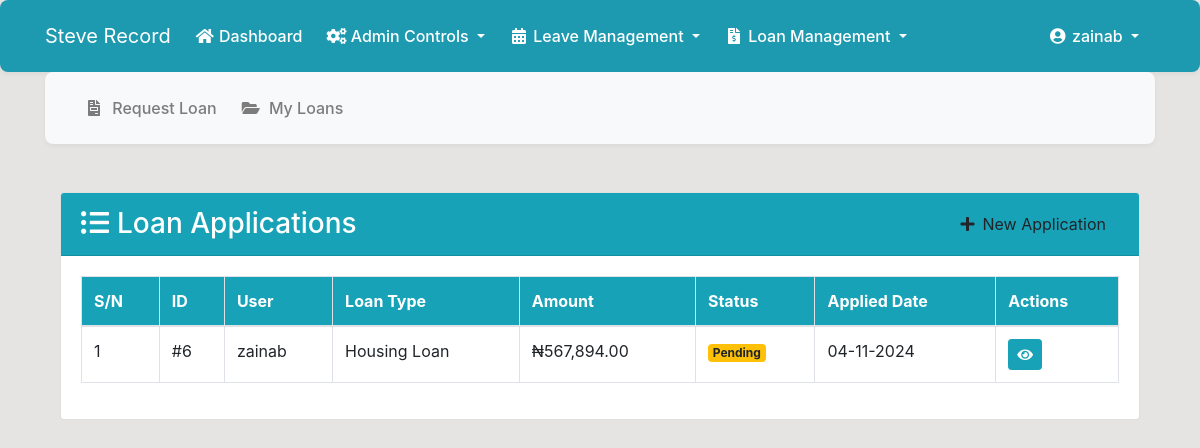
The app's page /loans/ (signed in) with its own data.
### dashboard/models.py (models this page shows, shortened)
class Loan(models.Model):
    LOAN_TYPES = (
        ('Salary_Advance', 'Salary Advance'),
        ('Personal_Loan', 'Personal Loan'),
        ('Emergency_Loan', 'Emergency Loan'),
        ('Education_Loan', 'Education Loan'),
        ('Medical_Loan', 'Medical Loan'),
        ('Housing_Loan', 'Housing Loan'),
        ('Vehicle_Loan', 'Vehicle Loan'),
        ('Business_Loan', 'Business Loan'),
        ('Travel_Loan', 'Travel Loan'),
        ('Wedding_Loan', 'Wedding Loan'),
        ('Debt_Consolidation', 'Debt Consolidation Loan'),
        ('Home_Improvement', 'Home Improvement Loan'),
        ('Short_Term', 'Short Term Loan'),
        ('Long_Term', 'Long Term Loan'),
        ('Other', 'Other')
    )
    STATUS = (
        ('Pending', 'Pending'),
        ('Approved', 'Approved'),
        ('Rejected', 'Rejected')
    )
    id = models.AutoField(primary_key=True)
    user = models.ForeignKey(User, on_delete=models.CASCADE)
    loan_type = models.CharField(max_length=20, choices=LOAN_TYPES)
    amount = models.DecimalField(
        max_digits=10,
        decimal_places=2,
        validators=[
            MinValueValidator(1, message="Loan amount must be greater than zero"),
            MaxValueValidator(1000000, message="Loan amount cannot exceed ₦1,000,000")
        ]
    )
    start_date = models.DateField()
    end_date = models.DateField()
    reason = models.TextField()
    status = models.CharField(max_length=10, choices=STATUS, default='Pending')
    applied_date = models.DateTimeField(auto_now_add=True)
    approved_by = models.ForeignKey(
        User,
        on_delete=models.SET_NULL,
        null=True,
        related_name='approved_loans'
    )
    response_date = models.DateTimeField(null=True, blank=True)
    response_message = models.TextField(null=True, blank=True)
    admin_response = models.TextField(null=True, blank=True)
    class Meta:
        ordering = ['-applied_date']
        indexes = [
            models.Index(fields=['status']),
            models.Index(fields=['applied_date']),
            models.Index(fields=['user']),
        ]

### dashboard/views.py (the view)
# urls.py: path('loans/', views.loan_list, name='loan-list'),
@login_required(login_url='user-login')
def loan_list(request):
    if request.user.is_superuser or request.user.groups.filter(name='Finance').exists():
        loans = Loan.objects.all().select_related('user', 'approved_by').order_by('id')
    else:
        loans = Loan.objects.filter(user=request.user).select_related('user', 'approved_by').order_by('id')
    context = {
        'loans': loans,
        'title': 'Loan Applications'
    }
    return render(request, 'dashboard/loan_list.html', context)

### templates/dashboard/loan_list.html (shortened to what this page needs)
{% extends 'dashboard/loan_base.html' %}
{% load static %}
{% load humanize %}
{% block loan_content %}
<div class="row">
    <div class="col-md-12">
        <div class="card loan-list-card">
            <div class="card-header bg-info text-white d-flex justify-content-between align-items-center">
                <h3 class="mb-0"><i class="fas fa-list-ul mr-2"></i>Loan Applications</h3>
                <a href="{% url 'loan-request' %}" class="btn new-loan-btn">
                    <i class="fas fa-plus mr-2"></i>New Application
                </a>
            </div>
            <div class="card-body">
                <div class="table-responsive">
                    <table id="loansTable" class="table table-bordered table-hover">
                        <thead class="bg-info text-white">
                            <tr>
                                <th>S/N</th>
                                <th>ID</th>
                                <th>User</th>
                                <th>Loan Type</th>
                                <th class="amount-column">Amount</th>
                                <th>Status</th>
                                <th>Applied Date</th>
                                <th>Actions</th>
                            </tr>
                        </thead>
                        <tbody>
                            {% for loan in loans %}
                            <tr data-loan-id="{{ loan.id }}">
                                <td>{{ forloop.counter }}</td>
                                <td>#{{ loan.id }}</td>
                                <td>{{ loan.user.get_full_name|default:loan.user.username }}</td>
                                <td>{{ loan.get_loan_type_display }}</td>
                                <td class="amount-column">₦{{ loan.amount|floatformat:2|intcomma }}</td>
                                <td>
                                    <span class="badge status-badge badge-{% if loan.status == 'Pending' %}warning
                                                        {% elif loan.status == 'Approved' %}success
                                                        {% else %}danger{% endif %}">
                                        {{ loan.get_status_display }}
                                    </span>
                                </td>
                                <td data-sort="{{ loan.applied_date|date:'Y-m-d' }}">
                                    {{ loan.applied_date|date:"d-m-Y" }}
                                </td>
                                <td>
                                    <div class="btn-group">
                                        {% if request.user == loan.user or request.user.is_superuser or 'Finance' in request.user.groups.all|stringformat:'s' %}
                                        <a href="{% url 'loan-detail' loan.id %}"
                                        class="btn btn-info btn-sm"
                                        data-toggle="tooltip"
                                        title="View Details">
                                            <i class="fas fa-eye"></i>
                                        </a>
                                        {% endif %}
                                    </div>
                                </td>
                            </tr>
                            {% endfor %}
                        </tbody>
                </table>
                </div>
            </div>
        </div>
    </div>
</div>
{% endblock %}

### templates/partials/nav.html (shortened to what this page needs)
<nav class="navbar navbar-expand-lg navbar-light" style="background-color: #1E9AB0;">
    <div class="container">
        {% if user.is_authenticated %}
        <a class="navbar-brand text-white" href="{% url 'dashboard-index' %}">Steve Record</a>
        <div class="collapse navbar-collapse" id="navbarSupportedContent">
            <ul class="navbar-nav mr-auto">
                <li class="nav-item active">
                    <a class="nav-link text-white" href="{% url 'dashboard-index' %}">
                        <i class="fas fa-home"></i> Dashboard
                    </a>
                </li>
                {% if request.user.is_superuser or 'Admin' in request.user.groups.all|stringformat:'s' %}
                <li class="nav-item dropdown">
                    <a class="nav-link dropdown-toggle text-white" href="#" id="adminDropdown" role="button"
                       data-toggle="dropdown" aria-haspopup="true" aria-expanded="false">
                        <i class="fas fa-cogs"></i> Admin Controls
                    </a>
                </li>
                {% endif %}
                <li class="nav-item dropdown">
                    <a class="nav-link dropdown-toggle text-white" href="#" id="leaveDropdown" role="button"
                       data-toggle="dropdown" aria-haspopup="true" aria-expanded="false">
                        <i class="fas fa-calendar-alt"></i> Leave Management
                    </a>
                </li>
                <li class="nav-item dropdown">
                    <a class="nav-link dropdown-toggle text-white" href="#" id="loanDropdown" role="button"
                       data-toggle="dropdown" aria-haspopup="true" aria-expanded="false">
                        <i class="fas fa-file-invoice-dollar"></i> Loan Management
                    </a>
                </li>
            </ul>
            <ul class="navbar-nav ml-auto">
                <li class="nav-item dropdown">
                    <a class="nav-link dropdown-toggle text-white" href="#" id="userDropdown" role="button"
                       data-toggle="dropdown" aria-haspopup="true" aria-expanded="false">
                        <i class="fas fa-user-circle"></i> {{ user.username }}
                    </a>
                </li>
            </ul>
        {% endif %}
        </div>
    </div>
</nav>

### static/style.css (style rules this page uses)
body { background: rgb(230, 227, 227); }

### templates/dashboard/loan_nav.html (style rules this page uses)
.navbar { background-color: #f8f9fa; border-radius: 8px; box-shadow: 0 2px 4px rgba(0,0,0,0.05); padding: 0.75rem 1rem; }
.navbar-nav .nav-item { margin-right: 0.5rem; }
.nav-link { color: #495057; font-weight: 500; padding: 0.75rem 1rem; border-radius: 4px; transition: all 0.3s ease; }
.nav-link i { width: 20px; text-align: center; }

### records on screen
Loan: id "6", user.get_full_name "zainab", loan_type "Housing Loan", amount "567,894.00", status "Pending", applied_date "04-11-2024"

### other values on screen
{{ user.username }} "zainab"
